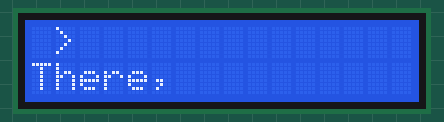
This sketch was run on a simulated Arduino Uno, built with avr-gcc and run on an emulated ATmega328P. Parts: 16×2 character LCD.

Above: at 0.1 s.
At 2.1 s:
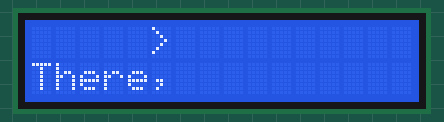
At 3.7 s:
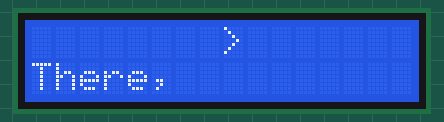
At 7.7 s:
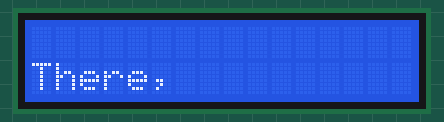
At 11.7 s:
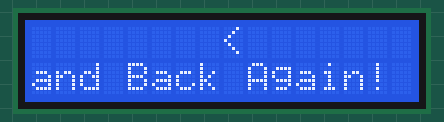
At 15.7 s:
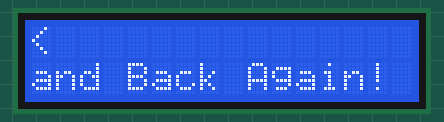

The sketch:

LCDDisplay.ino
```cpp
/*
MEEN 3230 I2C LCD test code
This code will scan a character back and forth across the first line of a 16x2 I2C enabled LCD screen
It is to demonstrate the method of writing data to the I2C LCD screen.
This code uses the I2C library which accesses the SDA and SCL Pins with are clones of A4 and A5 pins on the Arduino board.
You cannot simultaneously use both the A4 and A5 pins and the SDA and SCL pins unless they are connecting to two different I2C devices with two separate addresses.
*/

#include <Wire.h>  // This is the standard I2C library it uses the built in SDA and SCL pins
#include <LiquidCrystal_I2C.h>

LiquidCrystal_I2C lcd(0x27, 16, 2); // set the LCD address to 0x27 for a 16 chars and 2 line display

int delayTime = 500;

void setup() {
  lcd.init();                      // initialize the lcd
  lcd.backlight();                 // turn on LCD backlight
  clearLCD;                        // clear the LCD
}

void loop() {
  lcd.setCursor(0,1);
  lcd.print("There,          ");

  for (int i = 0; i < 16; i++) {
    lcd.setCursor(i, 0);
    lcd.print(" >");
    delay(delayTime);
  }

  lcd.setCursor(0,1);
  lcd.print("and Back Again! ");

  for (int i = 15; i >= 0; i--) {
    lcd.setCursor(i, 0);
    lcd.print("< ");
    delay(delayTime);
  }
}

void clearLCD() {
  // Clear any characters on the screen.
  lcd.setCursor(0, 0);            // move to the first character of the first line
  lcd.print("                ");  // write sixteen blank spaces
  lcd.setCursor(0, 1);            // move to the first character of the second line
  lcd.print("                ");  // write sixteen blank spaces
}
```

Measured:
- by itself, everything shown: repeats every 16.1 s, in 32 steps
- what the display in image 1 shows lasts 0.5 s, from 2.1 s to 2.6 s
